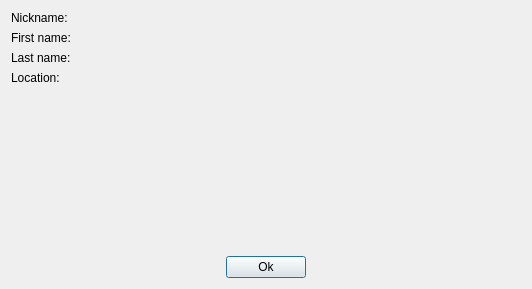
<?xml version="1.0" encoding="UTF-8"?>
<ui version="4.0">
 <class>UserDetailsDialog</class>
 <widget class="QDialog" name="UserDetailsDialog">
  <property name="geometry">
   <rect>
    <x>0</x>
    <y>0</y>
    <width>532</width>
    <height>289</height>
   </rect>
  </property>
  <property name="windowTitle">
   <string>User details</string>
  </property>
  <property name="windowIcon">
   <iconset resource="../icons.qrc">
    <normaloff>:/icons/user-identity.png</normaloff>:/icons/user-identity.png</iconset>
  </property>
  <layout class="QVBoxLayout" name="verticalLayout">
   <item>
    <layout class="QHBoxLayout" name="horizontalLayout">
     <item>
      <layout class="QFormLayout" name="formLayout">
       <item row="0" column="0">
        <widget class="QLabel" name="label">
         <property name="text">
          <string>Nickname:</string>
         </property>
        </widget>
       </item>
       <item row="2" column="0">
        <widget class="QLabel" name="label_2">
         <property name="text">
          <string>First name:</string>
         </property>
        </widget>
       </item>
       <item row="3" column="0">
        <widget class="QLabel" name="label_3">
         <property name="text">
          <string>Last name:</string>
         </property>
        </widget>
       </item>
       <item row="5" column="0">
        <widget class="QLabel" name="label_4">
         <property name="text">
          <string>Location:</string>
         </property>
        </widget>
       </item>
       <item row="2" column="1">
        <widget class="QLabel" name="lblFirstName">
         <property name="text">
          <string/>
         </property>
        </widget>
       </item>
       <item row="3" column="1">
        <widget class="QLabel" name="lblLastName">
         <property name="text">
          <string/>
         </property>
        </widget>
       </item>
       <item row="5" column="1">
        <widget class="QLabel" name="lblLocation">
         <property name="text">
          <string/>
         </property>
        </widget>
       </item>
       <item row="0" column="1">
        <widget class="QLabel" name="lblNickname">
         <property name="text">
          <string/>
         </property>
        </widget>
       </item>
      </layout>
     </item>
     <item>
      <layout class="QVBoxLayout" name="verticalLayout_2">
       <item>
        <widget class="QLabel" name="lblAvatar">
         <property name="minimumSize">
          <size>
           <width>128</width>
           <height>128</height>
          </size>
         </property>
         <property name="maximumSize">
          <size>
           <width>128</width>
           <height>128</height>
          </size>
         </property>
         <property name="text">
          <string/>
         </property>
        </widget>
       </item>
       <item>
        <spacer name="verticalSpacer">
         <property name="orientation">
          <enum>Qt::Vertical</enum>
         </property>
         <property name="sizeHint" stdset="0">
          <size>
           <width>20</width>
           <height>40</height>
          </size>
         </property>
        </spacer>
       </item>
      </layout>
     </item>
    </layout>
   </item>
   <item>
    <layout class="QHBoxLayout" name="horizontalLayout_2">
     <item>
      <spacer name="horizontalSpacer">
       <property name="orientation">
        <enum>Qt::Horizontal</enum>
       </property>
       <property name="sizeHint" stdset="0">
        <size>
         <width>40</width>
         <height>20</height>
        </size>
       </property>
      </spacer>
     </item>
     <item>
      <widget class="QPushButton" name="pbOk">
       <property name="text">
        <string>Ok</string>
       </property>
       <property name="icon">
        <iconset resource="../icons.qrc">
         <normaloff>:/icons/dialog-ok-apply.png</normaloff>:/icons/dialog-ok-apply.png</iconset>
       </property>
      </widget>
     </item>
     <item>
      <spacer name="horizontalSpacer_2">
       <property name="orientation">
        <enum>Qt::Horizontal</enum>
       </property>
       <property name="sizeHint" stdset="0">
        <size>
         <width>40</width>
         <height>20</height>
        </size>
       </property>
      </spacer>
     </item>
    </layout>
   </item>
  </layout>
 </widget>
 <resources>
  <include location="../icons.qrc"/>
 </resources>
 <connections>
  <connection>
   <sender>pbOk</sender>
   <signal>pressed()</signal>
   <receiver>UserDetailsDialog</receiver>
   <slot>accept()</slot>
   <hints>
    <hint type="sourcelabel">
     <x>265</x>
     <y>259</y>
    </hint>
    <hint type="destinationlabel">
     <x>265</x>
     <y>144</y>
    </hint>
   </hints>
  </connection>
 </connections>
</ui>
